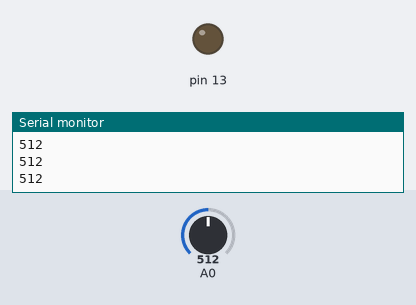
Bench run of a sketch on a simulated Arduino Uno, built with avr-gcc and run on an emulated ATmega328P. On the bench: output pins drawn as LEDs (lit = HIGH), the last lines printed to the serial monitor. The test bench sets the inputs (shaded band); at power-on: A0 = 512.

Above: at 1.2 s.
1.3 s: A0 set to 592
2.8 s: A0 set to 610
At 3.5 s:
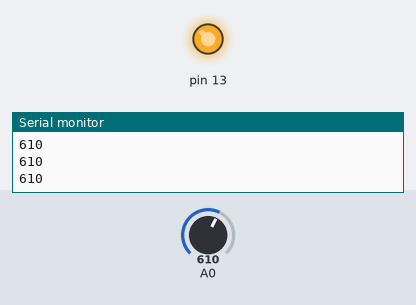
4.3 s: A0 set to 590
At 4.6 s:
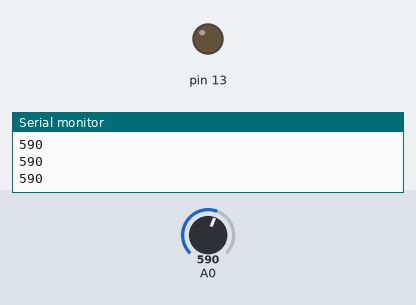
5.8 s: A0 set to 716
At 7.0 s:
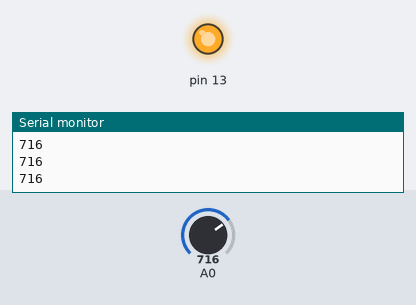
Timing chart, 0 to 8.3 s (numbered marks = the images above; inputs shaded):
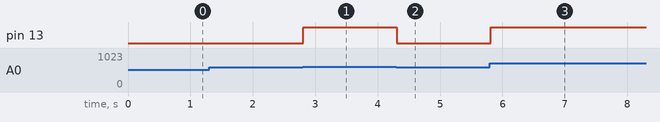

The sketch:

sketch_02_capteur_lumiere.ino
```cpp
// ------------------------------------
void setup()
{
  pinMode(13, OUTPUT);
  Serial.begin(9600);
}

// ------------------------------------
void loop()
{
  int luminosite = analogRead(A0);
  Serial.println(luminosite);
  if (luminosite>600)
  {
    digitalWrite(13,HIGH);
  }
  else
  {
    digitalWrite(13,LOW);
  }
}
```

Measured:
- the behaviour switches between 600 and 601 on A0 (found by bisection; images 0 and 1)
- after the input at 2.8 s, pin 13: LOW → HIGH at once
- after the input at 4.3 s, pin 13: HIGH → LOW at once
- after the input at 5.8 s, pin 13: LOW → HIGH at once
